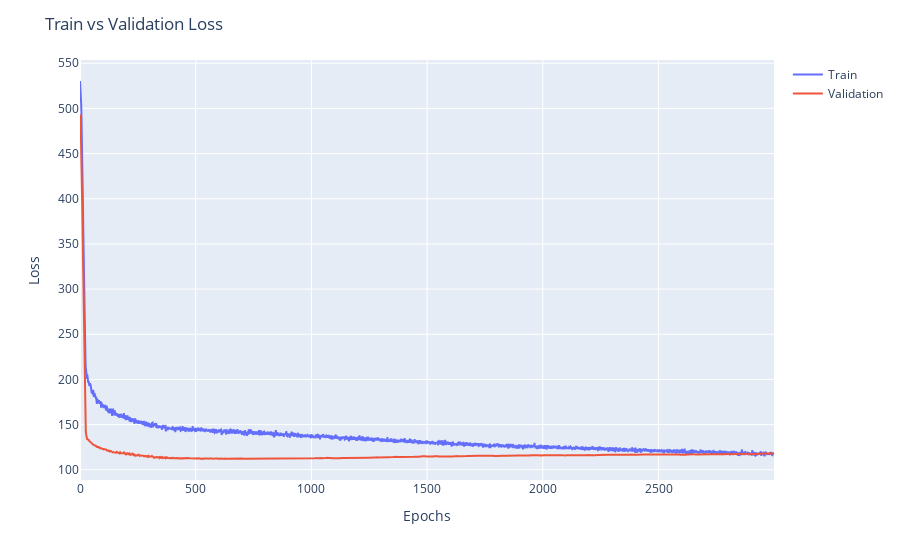

The code cell stored with this chart in its notebook:
### Code cell
# Plot training and validation loss
fig = px.line()
fig.add_scatter(y=history.history['loss'], name='Train')
fig.add_scatter(y=history.history['val_loss'], name='Validation')

fig.update_layout(title='Train vs Validation Loss',
                   xaxis_title='Epochs',
                   yaxis_title='Loss')

fig.show()

### Figure 1 — Plotly figure (JSON) as saved in the notebook; plotly's stock layout.template omitted (floating-point values rounded to 4 significant figures; data arrays with more than 128 entries replaced by an {"elided": "..."} marker saying what was removed)
{"data": [{"name": "Train", "type": "scatter", "y": {"elided": "3000 float values"}}, {"name": "Validation", "type": "scatter", "y": {"elided": "3000 float values"}}], "layout": {"legend": {"tracegroupgap": 0}, "margin": {"t": 60}, "title": {"text": "Train vs Validation Loss"}, "xaxis": {"anchor": "y", "domain": [0, 1], "title": {"text": "Epochs"}}, "yaxis": {"anchor": "x", "domain": [0, 1], "title": {"text": "Loss"}}}}
